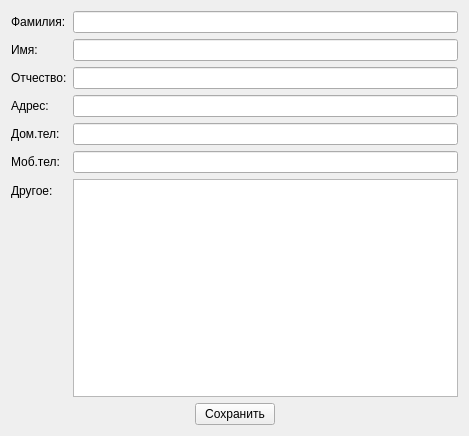
<?xml version="1.0" encoding="UTF-8"?>
<ui version="4.0">
 <class>Bookadress</class>
 <widget class="QWidget" name="Bookadress">
  <property name="geometry">
   <rect>
    <x>0</x>
    <y>0</y>
    <width>469</width>
    <height>436</height>
   </rect>
  </property>
  <property name="windowTitle">
   <string>Bookadress</string>
  </property>
  <layout class="QVBoxLayout" name="verticalLayout">
   <item>
    <layout class="QFormLayout" name="formLayout">
     <item row="0" column="0">
      <widget class="QLabel" name="label">
       <property name="text">
        <string>Фамилия:</string>
       </property>
      </widget>
     </item>
     <item row="0" column="1">
      <widget class="QLineEdit" name="lineEdit"/>
     </item>
     <item row="1" column="0">
      <widget class="QLabel" name="label_2">
       <property name="text">
        <string>Имя:</string>
       </property>
      </widget>
     </item>
     <item row="1" column="1">
      <widget class="QLineEdit" name="lineEdit_2"/>
     </item>
     <item row="2" column="0">
      <widget class="QLabel" name="label_3">
       <property name="text">
        <string>Отчество:</string>
       </property>
      </widget>
     </item>
     <item row="2" column="1">
      <widget class="QLineEdit" name="lineEdit_3"/>
     </item>
     <item row="3" column="0">
      <widget class="QLabel" name="label_4">
       <property name="text">
        <string>Адрес:</string>
       </property>
      </widget>
     </item>
     <item row="3" column="1">
      <widget class="QLineEdit" name="lineEdit_4"/>
     </item>
     <item row="4" column="0">
      <widget class="QLabel" name="label_5">
       <property name="text">
        <string>Дом.тел:</string>
       </property>
      </widget>
     </item>
     <item row="4" column="1">
      <widget class="QLineEdit" name="lineEdit_5"/>
     </item>
     <item row="5" column="0">
      <widget class="QLabel" name="label_6">
       <property name="text">
        <string>Моб.тел:</string>
       </property>
      </widget>
     </item>
     <item row="5" column="1">
      <widget class="QLineEdit" name="lineEdit_6"/>
     </item>
     <item row="6" column="0">
      <widget class="QLabel" name="label_7">
       <property name="text">
        <string>Другое:</string>
       </property>
      </widget>
     </item>
     <item row="6" column="1">
      <widget class="QPlainTextEdit" name="plainTextEdit"/>
     </item>
    </layout>
   </item>
   <item>
    <layout class="QHBoxLayout" name="horizontalLayout">
     <item>
      <spacer name="horizontalSpacer">
       <property name="orientation">
        <enum>Qt::Horizontal</enum>
       </property>
       <property name="sizeHint" stdset="0">
        <size>
         <width>40</width>
         <height>20</height>
        </size>
       </property>
      </spacer>
     </item>
     <item>
      <widget class="QPushButton" name="pushButton">
       <property name="text">
        <string>Сохранить</string>
       </property>
      </widget>
     </item>
     <item>
      <spacer name="horizontalSpacer_2">
       <property name="orientation">
        <enum>Qt::Horizontal</enum>
       </property>
       <property name="sizeHint" stdset="0">
        <size>
         <width>40</width>
         <height>20</height>
        </size>
       </property>
      </spacer>
     </item>
    </layout>
   </item>
  </layout>
 </widget>
 <resources/>
 <connections/>
</ui>
